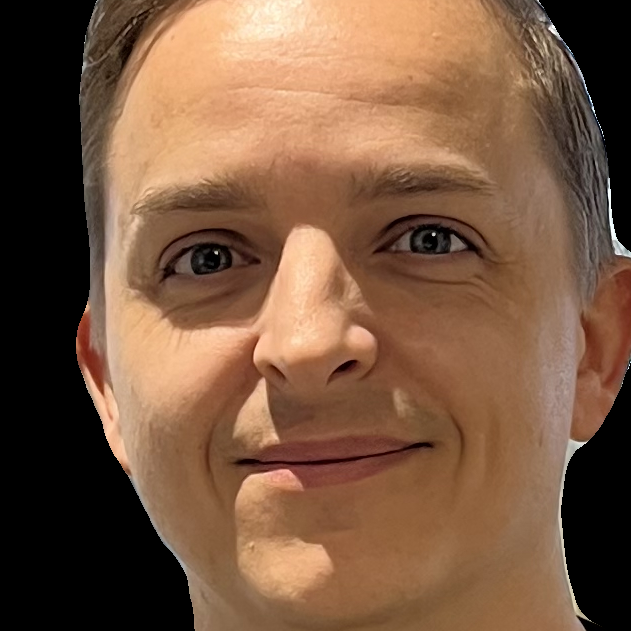
#> input picture Images/Daniel_face.png, 631 x 631 px, found by its file name
$ python featuresMatching.py
#> lines starting #> are read from the running program, lines starting #| are printed output that depends on the picture
import cv2
from matplotlib import pyplot as plt


# De 2 billeder vi kommer til at bruge til sammenligning
gray = cv2.imread("../images/Daniel_face.png", 0)
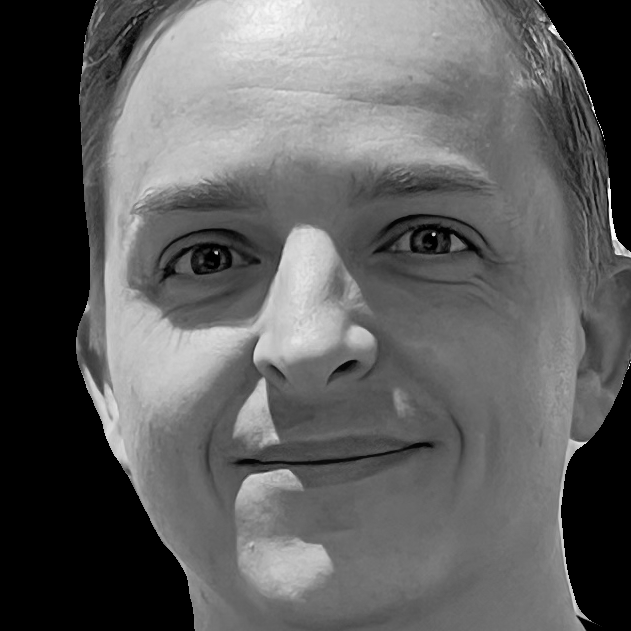
#> gray: shape (631, 631); min 0, max 255, mean 94.8
grayComparison = cv2.imread("../images/Daniel.jpg", 0)

# Background subtraction: https://docs.opencv.org/4.x/d1/dc5/tutorial_background_subtraction.html


bgr = cv2.imread("../images/zebra.jpg")
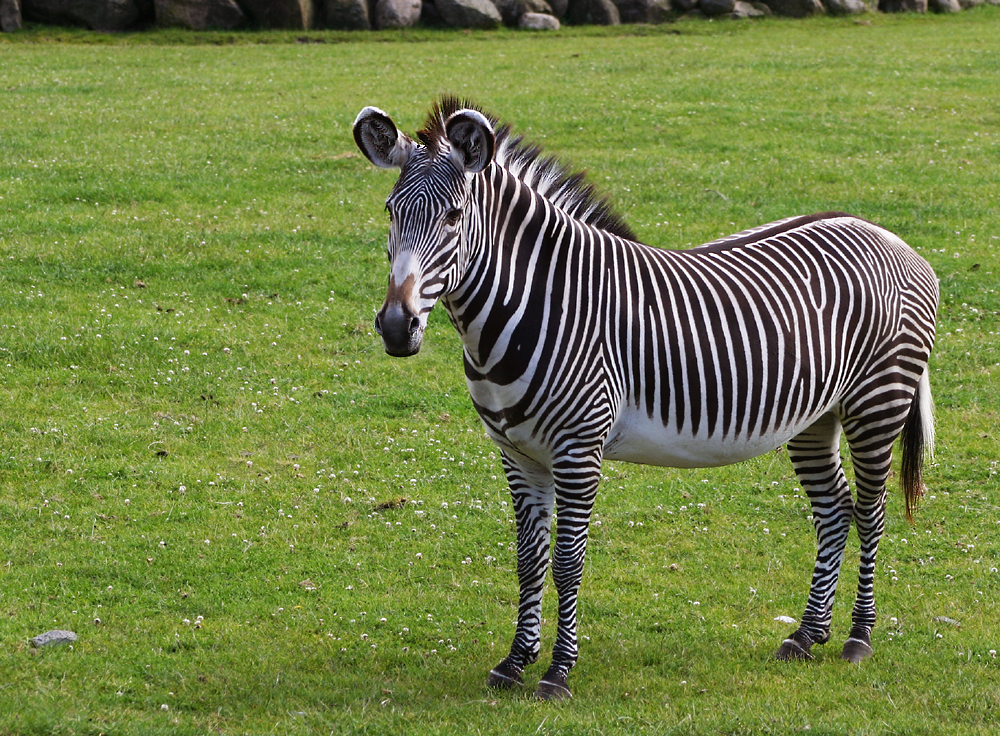
#> input picture Images/zebra.jpg, 1000 x 736 px, found by its file name
#> bgr is the input picture: shape (736, 1000, 3); mean B, G, R 69.4, 128.5, 114.7
hsv = cv2.cvtColor(bgr, cv2.COLOR_BGR2HSV)
#> hsv: shape (736, 1000, 3); mean H, S, V 51.6, 122.5, 130.9

# Ikke nødvendigt i keypoint detection
gauss = cv2.GaussianBlur(gray, (11, 11), 0)
bilat = cv2.bilateralFilter(gray, 11, sigmaColor=75, sigmaSpace=75)


# [4 lines left out: function orbKeypoints, not called in this run]


def siftKeypoints(grayimg):
    sift = cv2.SIFT.create()
    keypoints, destination = sift.detectAndCompute(grayimg, None)
#> keypoints = 599 keypoints; strongest (x, y, size): (433, 234, 2.4), (609, 191, 2.7), (216, 253, 2.4), (610, 210, 2.5)
    return keypoints, destination

# Kun for ORB keypoints
# [43 lines left out: functions bruteforceMatching, knnDistanceMatch, flannKnnMatching, not called in this run]


k1, d1 = siftKeypoints(gray)
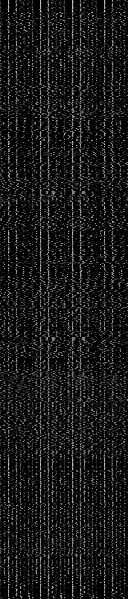
#> d1: shape (599, 128) float32; min 0, max 216, mean 24.6
#> k1 has the same summary as keypoints in siftKeypoints
#> (the run stopped early here; a loop or call above may not have finished)
